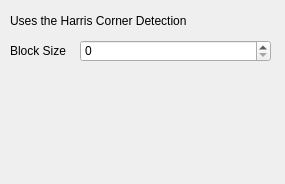
<?xml version="1.0" encoding="UTF-8"?>
<ui version="4.0">
 <class>FCornerDialog</class>
 <widget class="QDialog" name="FCornerDialog">
  <property name="geometry">
   <rect>
    <x>0</x>
    <y>0</y>
    <width>285</width>
    <height>184</height>
   </rect>
  </property>
  <property name="windowTitle">
   <string>Dialog</string>
  </property>
  <widget class="QLabel" name="label">
   <property name="geometry">
    <rect>
     <x>10</x>
     <y>10</y>
     <width>181</width>
     <height>21</height>
    </rect>
   </property>
   <property name="text">
    <string>Uses the Harris Corner Detection</string>
   </property>
  </widget>
  <widget class="QSpinBox" name="spinBox">
   <property name="geometry">
    <rect>
     <x>80</x>
     <y>40</y>
     <width>191</width>
     <height>22</height>
    </rect>
   </property>
  </widget>
  <widget class="QLabel" name="label_2">
   <property name="geometry">
    <rect>
     <x>10</x>
     <y>40</y>
     <width>61</width>
     <height>21</height>
    </rect>
   </property>
   <property name="text">
    <string>Block Size</string>
   </property>
  </widget>
 </widget>
 <resources/>
 <connections/>
</ui>
